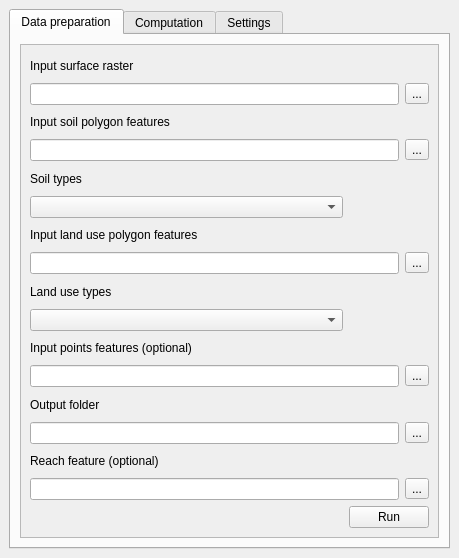
<?xml version="1.0" encoding="UTF-8"?>
<ui version="4.0">
 <class>Smoderp2DDockWidgetBase</class>
 <widget class="QDockWidget" name="Smoderp2DDockWidgetBase">
  <property name="geometry">
   <rect>
    <x>0</x>
    <y>0</y>
    <width>459</width>
    <height>558</height>
   </rect>
  </property>
  <property name="windowTitle">
   <string>SMODERP2D</string>
  </property>
  <widget class="QWidget" name="dockWidgetContents">
   <layout class="QGridLayout" name="gridLayout_3">
    <item row="1" column="0">
     <widget class="QTabWidget" name="tabWidget">
      <property name="currentIndex">
       <number>0</number>
      </property>
      <widget class="QWidget" name="data_prep">
       <property name="accessibleName">
        <string/>
       </property>
       <attribute name="title">
        <string>Data preparation</string>
       </attribute>
       <layout class="QGridLayout" name="gridLayout_11">
        <item row="0" column="0">
         <widget class="QScrollArea" name="scrollArea_2">
          <property name="widgetResizable">
           <bool>true</bool>
          </property>
          <widget class="QWidget" name="scrollAreaWidgetContents_3">
           <property name="geometry">
            <rect>
             <x>0</x>
             <y>0</y>
             <width>415</width>
             <height>472</height>
            </rect>
           </property>
           <layout class="QGridLayout" name="gridLayout_8">
            <item row="0" column="0" colspan="2">
             <widget class="QLabel" name="label">
              <property name="text">
               <string>Input surface raster</string>
              </property>
             </widget>
            </item>
            <item row="1" column="0" colspan="2">
             <layout class="QGridLayout" name="gridLayout">
              <item row="0" column="1">
               <widget class="QToolButton" name="toolButton">
                <property name="text">
                 <string>...</string>
                </property>
               </widget>
              </item>
              <item row="0" column="0">
               <widget class="QLineEdit" name="lineEdit"/>
              </item>
             </layout>
            </item>
            <item row="2" column="0" colspan="2">
             <widget class="QLabel" name="label_2">
              <property name="text">
               <string>Input soil polygon features</string>
              </property>
             </widget>
            </item>
            <item row="3" column="0" colspan="2">
             <layout class="QGridLayout" name="gridLayout_2">
              <item row="0" column="1">
               <widget class="QToolButton" name="toolButton_2">
                <property name="text">
                 <string>...</string>
                </property>
               </widget>
              </item>
              <item row="0" column="0">
               <widget class="QLineEdit" name="lineEdit_2"/>
              </item>
             </layout>
            </item>
            <item row="4" column="0">
             <widget class="QLabel" name="label_3">
              <property name="text">
               <string>Soil types</string>
              </property>
             </widget>
            </item>
            <item row="5" column="0">
             <widget class="QComboBox" name="comboBox"/>
            </item>
            <item row="6" column="0" colspan="2">
             <widget class="QLabel" name="label_4">
              <property name="text">
               <string>Input land use polygon features</string>
              </property>
             </widget>
            </item>
            <item row="7" column="0" colspan="2">
             <layout class="QGridLayout" name="gridLayout_5">
              <item row="0" column="0">
               <widget class="QLineEdit" name="lineEdit_4"/>
              </item>
              <item row="0" column="1">
               <widget class="QToolButton" name="toolButton_4">
                <property name="text">
                 <string>...</string>
                </property>
               </widget>
              </item>
             </layout>
            </item>
            <item row="8" column="0">
             <widget class="QLabel" name="label_6">
              <property name="text">
               <string>Land use types</string>
              </property>
             </widget>
            </item>
            <item row="9" column="0">
             <widget class="QComboBox" name="comboBox_2"/>
            </item>
            <item row="10" column="0" colspan="2">
             <widget class="QLabel" name="label_9">
              <property name="text">
               <string>Input points features (optional)</string>
              </property>
             </widget>
            </item>
            <item row="11" column="0" colspan="2">
             <layout class="QGridLayout" name="gridLayout_6">
              <item row="0" column="1">
               <widget class="QToolButton" name="toolButton_5">
                <property name="text">
                 <string>...</string>
                </property>
               </widget>
              </item>
              <item row="0" column="0">
               <widget class="QLineEdit" name="lineEdit_7"/>
              </item>
             </layout>
            </item>
            <item row="12" column="0">
             <widget class="QLabel" name="label_10">
              <property name="text">
               <string>Output folder</string>
              </property>
             </widget>
            </item>
            <item row="13" column="0" colspan="2">
             <layout class="QGridLayout" name="gridLayout_7">
              <item row="0" column="0">
               <widget class="QLineEdit" name="lineEdit_8"/>
              </item>
              <item row="0" column="1">
               <widget class="QToolButton" name="toolButton_6">
                <property name="text">
                 <string>...</string>
                </property>
               </widget>
              </item>
             </layout>
            </item>
            <item row="14" column="0" colspan="2">
             <widget class="QLabel" name="label_13">
              <property name="text">
               <string>Reach feature (optional)</string>
              </property>
             </widget>
            </item>
            <item row="15" column="0" colspan="2">
             <layout class="QGridLayout" name="gridLayout_9">
              <item row="0" column="0">
               <widget class="QLineEdit" name="lineEdit_10"/>
              </item>
              <item row="0" column="1">
               <widget class="QToolButton" name="toolButton_8">
                <property name="text">
                 <string>...</string>
                </property>
               </widget>
              </item>
             </layout>
            </item>
            <item row="16" column="0">
             <spacer name="horizontalSpacer">
              <property name="orientation">
               <enum>Qt::Horizontal</enum>
              </property>
              <property name="sizeHint" stdset="0">
               <size>
                <width>313</width>
                <height>20</height>
               </size>
              </property>
             </spacer>
            </item>
            <item row="16" column="1">
             <widget class="QPushButton" name="run_dataprep">
              <property name="text">
               <string>Run</string>
              </property>
             </widget>
            </item>
           </layout>
          </widget>
         </widget>
        </item>
       </layout>
      </widget>
      <widget class="QWidget" name="computation">
       <attribute name="title">
        <string>Computation</string>
       </attribute>
       <layout class="QGridLayout" name="gridLayout_15">
        <item row="0" column="0">
         <widget class="QLabel" name="label_16">
          <property name="text">
           <string>Input pickle</string>
          </property>
         </widget>
        </item>
        <item row="1" column="0">
         <layout class="QGridLayout" name="gridLayout_12">
          <item row="0" column="0">
           <widget class="QLineEdit" name="lineEdit_12"/>
          </item>
          <item row="0" column="1">
           <widget class="QToolButton" name="toolButton_10">
            <property name="text">
             <string>...</string>
            </property>
           </widget>
          </item>
         </layout>
        </item>
        <item row="2" column="0">
         <widget class="QLabel" name="label_7">
          <property name="text">
           <string>Rainfall file</string>
          </property>
         </widget>
        </item>
        <item row="3" column="0">
         <layout class="QGridLayout" name="gridLayout_10">
          <item row="0" column="0">
           <widget class="QLineEdit" name="lineEdit_5"/>
          </item>
          <item row="0" column="1">
           <widget class="QToolButton" name="toolButton_7">
            <property name="text">
             <string>...</string>
            </property>
           </widget>
          </item>
         </layout>
        </item>
        <item row="4" column="0">
         <widget class="QLabel" name="label_24">
          <property name="text">
           <string>Total running time [min]</string>
          </property>
         </widget>
        </item>
        <item row="5" column="0">
         <widget class="QLineEdit" name="lineEdit_16"/>
        </item>
        <item row="6" column="1">
         <spacer name="verticalSpacer">
          <property name="orientation">
           <enum>Qt::Vertical</enum>
          </property>
          <property name="sizeHint" stdset="0">
           <size>
            <width>20</width>
            <height>40</height>
           </size>
          </property>
         </spacer>
        </item>
       </layout>
      </widget>
      <widget class="QWidget" name="settings">
       <attribute name="title">
        <string>Settings</string>
       </attribute>
       <layout class="QGridLayout" name="gridLayout_4">
        <item row="0" column="0">
         <widget class="QLabel" name="label_22">
          <property name="text">
           <string>Max time step [sec]</string>
          </property>
         </widget>
        </item>
        <item row="1" column="0">
         <widget class="QLineEdit" name="lineEdit_14"/>
        </item>
        <item row="2" column="0">
         <widget class="QLabel" name="label_17">
          <property name="text">
           <string>Table of soil and land use information</string>
          </property>
         </widget>
        </item>
        <item row="3" column="0">
         <layout class="QGridLayout" name="gridLayout_13">
          <item row="0" column="0">
           <widget class="QLineEdit" name="lineEdit_13"/>
          </item>
          <item row="0" column="1">
           <widget class="QToolButton" name="toolButton_11">
            <property name="text">
             <string>...</string>
            </property>
           </widget>
          </item>
         </layout>
        </item>
        <item row="4" column="0">
         <widget class="QLabel" name="label_21">
          <property name="text">
           <string>Soil land use code</string>
          </property>
         </widget>
        </item>
        <item row="5" column="0">
         <widget class="QComboBox" name="comboBox_5"/>
        </item>
        <item row="6" column="0">
         <widget class="QLabel" name="label_19">
          <property name="text">
           <string>Reach shapes table (optinal)</string>
          </property>
         </widget>
        </item>
        <item row="7" column="0">
         <layout class="QGridLayout" name="gridLayout_14">
          <item row="0" column="1">
           <widget class="QToolButton" name="toolButton_12">
            <property name="text">
             <string>...</string>
            </property>
           </widget>
          </item>
          <item row="0" column="0">
           <widget class="QLineEdit" name="lineEdit_15"/>
          </item>
         </layout>
        </item>
        <item row="8" column="0">
         <widget class="QLabel" name="label_23">
          <property name="text">
           <string>Reach shape table code (optional)</string>
          </property>
         </widget>
        </item>
        <item row="9" column="0">
         <widget class="QComboBox" name="comboBox_6"/>
        </item>
        <item row="10" column="0">
         <widget class="QLabel" name="label_11">
          <property name="text">
           <string>Main output folder</string>
          </property>
         </widget>
        </item>
        <item row="11" column="0">
         <layout class="QGridLayout" name="gridLayout_16">
          <item row="0" column="0">
           <widget class="QLineEdit" name="lineEdit_11"/>
          </item>
          <item row="0" column="1">
           <widget class="QToolButton" name="toolButton_13">
            <property name="text">
             <string>...</string>
            </property>
           </widget>
          </item>
         </layout>
        </item>
        <item row="12" column="1">
         <spacer name="verticalSpacer_2">
          <property name="orientation">
           <enum>Qt::Vertical</enum>
          </property>
          <property name="sizeHint" stdset="0">
           <size>
            <width>20</width>
            <height>40</height>
           </size>
          </property>
         </spacer>
        </item>
       </layout>
      </widget>
     </widget>
    </item>
   </layout>
  </widget>
 </widget>
 <resources/>
 <connections/>
</ui>
